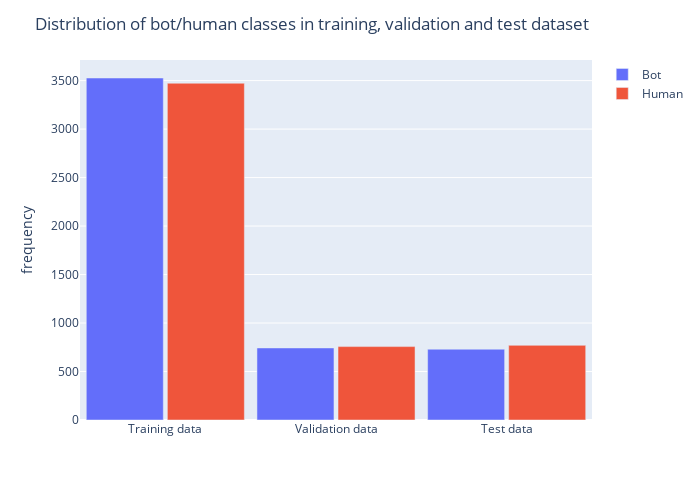

Notebook code for this chart:
### Code cell
fig = px.bar(sdf, x="Set", y="Freq",
             color="Label", hover_data=['Label'],
             barmode = 'group')
fig.update_layout(
    title_text='Distribution of bot/human classes in training, validation and test dataset',
    xaxis_title_text='', #'subset',
    yaxis_title_text='frequency',
    bargap=0.05,
    bargroupgap=0.05,
    width=700,
    height=500,
    legend={"title":""})
fig.show()

### Figure 1 — Plotly figure (JSON) as saved in the notebook; plotly's stock layout.template omitted (floating-point values rounded to 4 significant figures)
{"data": [{"alignmentgroup": "True", "customdata": [["Bot"], ["Bot"], ["Bot"]], "hovertemplate": "Label=%{customdata[0]}<br>Set=%{x}<br>Freq=%{y}<extra></extra>", "legendgroup": "Bot", "marker": {"color": "#636efa", "pattern": {"shape": ""}}, "name": "Bot", "offsetgroup": "Bot", "orientation": "v", "showlegend": true, "textposition": "auto", "type": "bar", "x": ["Training data", "Validation data", "Test data"], "xaxis": "x", "y": [3527, 743, 730], "yaxis": "y"}, {"alignmentgroup": "True", "customdata": [["Human"], ["Human"], ["Human"]], "hovertemplate": "Label=%{customdata[0]}<br>Set=%{x}<br>Freq=%{y}<extra></extra>", "legendgroup": "Human", "marker": {"color": "#EF553B", "pattern": {"shape": ""}}, "name": "Human", "offsetgroup": "Human", "orientation": "v", "showlegend": true, "textposition": "auto", "type": "bar", "x": ["Training data", "Validation data", "Test data"], "xaxis": "x", "y": [3473, 757, 770], "yaxis": "y"}], "layout": {"bargap": 0.05, "bargroupgap": 0.05, "barmode": "group", "height": 500, "legend": {"title": {"text": ""}, "tracegroupgap": 0}, "margin": {"t": 60}, "title": {"text": "Distribution of bot/human classes in training, validation and test dataset"}, "width": 700, "xaxis": {"anchor": "y", "autorange": true, "domain": [0, 1], "range": [-0.5, 2.5], "title": {"text": ""}, "type": "category"}, "yaxis": {"anchor": "x", "autorange": true, "domain": [0, 1], "range": [0, 3713.0], "title": {"text": "frequency"}, "type": "linear"}}}
